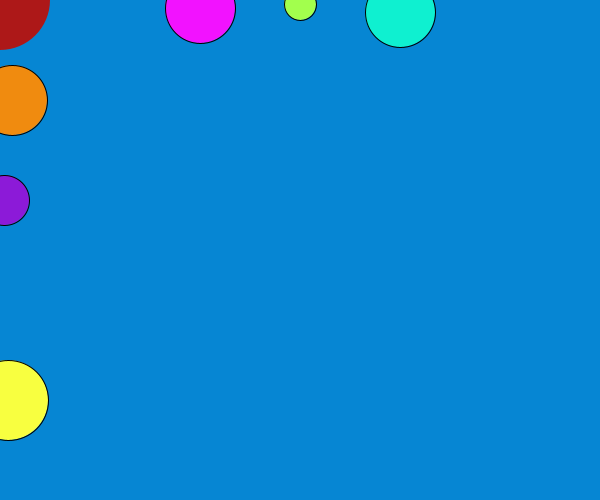
Frame 1 (no input)
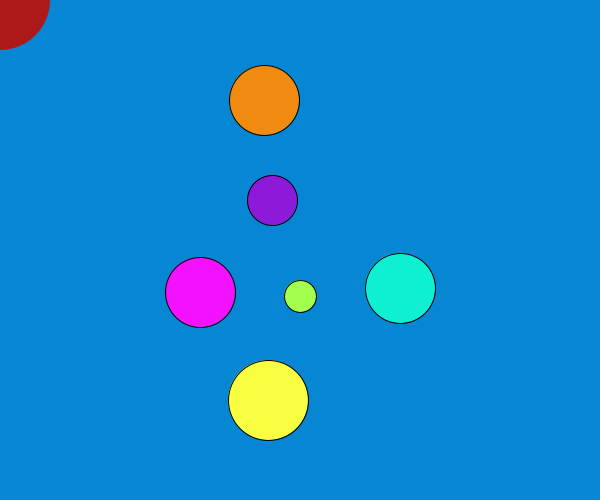
Frame 60 (the mouse pressed at the canvas centre just before this capture)
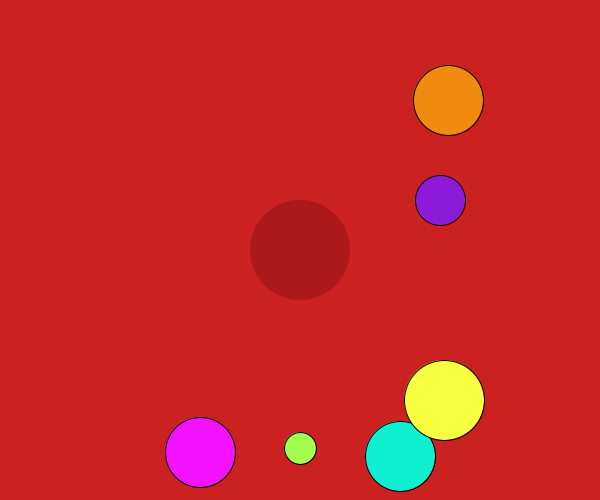
Frame 120 (the mouse held since frame 60 and released just before this capture)

The Processing sketch that drew these frames (run headless with seeded random() and noise(); from frame 60 on, the mouse is pressed at the canvas centre):

// Processing sketch: processing_85007
// ── processing_85007.pde

float y =0; // set position of y
float x= 0; // set position of x
float speed = 4; //set speed
float gravity = 0;



void setup () {
size (600,500); // set the size of the window
smooth (); // draw wth smooth edges
frameRate (30); // set framrate

}

    void draw (){
      if (mousePressed ) { // if the mouse is pressed the back ground will change colour
        background (203,33,33);
      } else {
   background(6,134,211);
    } 
   
     y = y +speed; // make the ball move vertically
     speed = speed + gravity;
        if ((y > height) || (y<0)){ // when the ball reched the bottom of the screen it will go move back to the top.
        speed =speed *-1;
  }
      
    stroke (0);
    fill (162,255,77); // fill colour of the ball
    ellipse (300,y,32,32); // set te size and position of the ball
    
    y = y + speed; // make the ball move vertically
    speed = speed + gravity ;
    if (( y >height) || (y <0)) { // when the ball reched the bottom of the screen it will go move back to the top.
      speed = speed * -1 ;
    }
    stroke (0);
    fill (242,18,255);// fill colour of the ball
    ellipse (200,y,70,70);// set the size and position of the ball
    
   y=y + speed; // make the ball move vertically
   speed= speed + gravity;
   if ((y> height) || (y<0)) {// when the ball reched the bottom of the screen it will go move back to the top.
     speed=speed * -1;
   }
    stroke(0);
   fill (15,240,208);// fill colour of the ball
   ellipse (400,y,70,70);// set the size and position of the ball
    
     x= x + speed; //make the ball move horizontally
    speed = speed + gravity;
    if (( x > width) || (x <0)){ // when the ball reaches the edge of the screen it will move back to the other side.
    speed = speed *-1;
    }
    
    stroke (0);
  fill( 140,26,216);// fill colour of the ball
  ellipse (x,200,50,50);// set the size and position of the ball
  
  x = x+ speed;// make the ball move horizontally
  speed = speed - gravity ;
  if (( x > width) || (x <0)) { // when the ball reaches the edge of the screen it will move back to the other side
    speed = speed * -1;
  }

stroke (0);
fill (248,255,64);// fill colour of the ball
ellipse (x,400, 80,80);// set the size and position of the ball

x = x + speed; // make the ball move horizontally
speed = speed - gravity;
if (( x>width) || (x <0)) { // when the ball reaches the edge of the screen it will move back to the other side
  speed = speed * -1;
  
}
 stroke (0);
 fill (240,139,15);// fill colour of the ball
 ellipse (x,100,70,70);// set the size and position of the ball

noStroke ();
    fill (173,24,24);// fill colour of the ball
    ellipse (mouseX,mouseY, 100,100);// make the ball follow the mouse and set the size of the ball.
    
}
